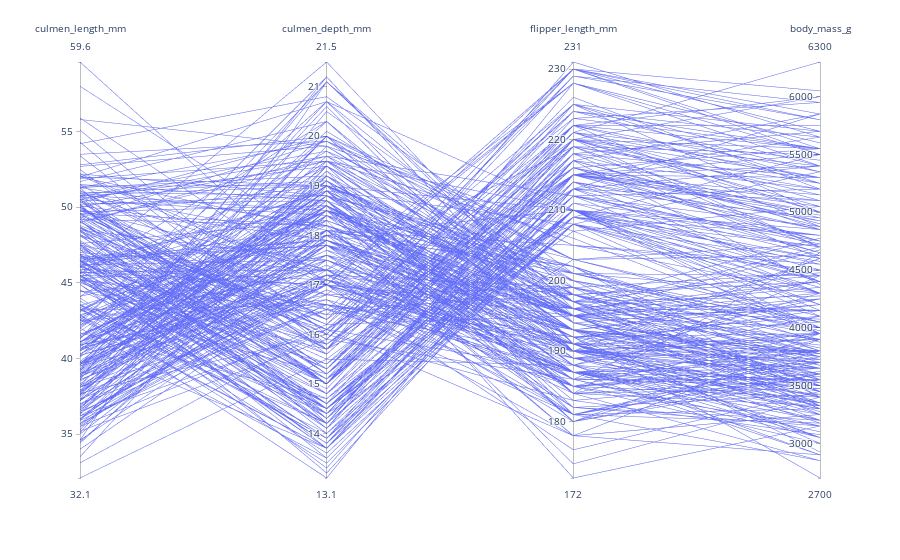

This figure's notebook cell:
### Code cell
fig = px.parallel_coordinates(
    dfp,
    dimensions=['culmen_length_mm', 'culmen_depth_mm', 'flipper_length_mm', 'body_mass_g'],
)
fig.show()

### Figure 1 — Plotly figure (JSON) as saved in the notebook; plotly's stock layout.template omitted (floating-point values rounded to 4 significant figures; data arrays with more than 128 entries replaced by an {"elided": "..."} marker saying what was removed)
{"data": [{"dimensions": [{"label": "culmen_length_mm", "values": {"elided": "334 float values"}}, {"label": "culmen_depth_mm", "values": {"elided": "334 float values"}}, {"label": "flipper_length_mm", "values": {"elided": "334 float values"}}, {"label": "body_mass_g", "values": {"elided": "334 float values"}}], "domain": {"x": [0, 1], "y": [0, 1]}, "name": "", "type": "parcoords"}], "layout": {"legend": {"tracegroupgap": 0}, "margin": {"t": 60}}}
